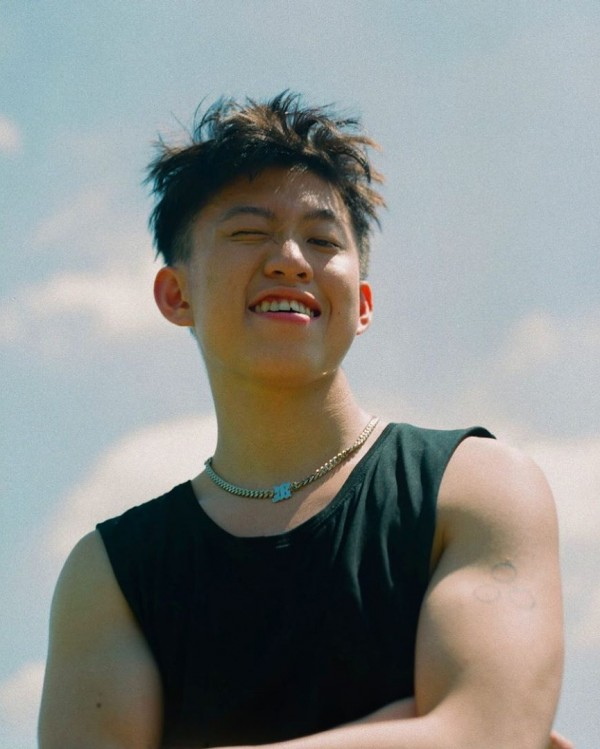
#> input picture test.jpg, 600 x 749 px
$ python benchmark.py 3
#> lines starting #> are read from the running program, lines starting #| are printed output that depends on the picture
#!/usr/bin/env python3

import cv2
import time
import sys

def benchmark(num_times):
    """
    call face_cascade.detectMultiScale 'num_times' number of times
    and return the execution time
    """
#> called with num_times = 3
    start = time.clock_gettime(time.CLOCK_REALTIME)
    # Memuat cascade
    face_cascade = cv2.CascadeClassifier('haarcascade_frontalface_default.xml')

    # Membaca gambar yang dimasukan
    img = cv2.imread('test.jpg')
#> img is the input picture: shape (749, 600, 3); mean B, G, R 136.7, 139.8, 136.9

    # Ubah menjadi skala abu-abu
    gray = cv2.cvtColor(img, cv2.COLOR_BGR2GRAY)
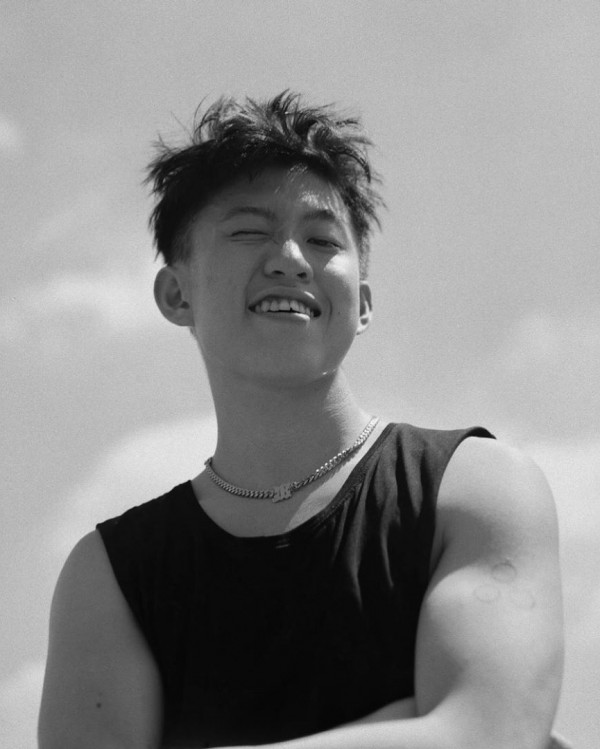
#> gray: shape (749, 600); min 4, max 244, mean 138.6

    # Untuk mengatur waktu
    overhead_time = time.clock_gettime(time.CLOCK_REALTIME) - start

    start = time.clock_gettime(time.CLOCK_REALTIME)
    # Deteksi Wajah
    for i in range(0,num_times):
        faces = face_cascade.detectMultiScale(gray, 1.1, 4)

    face_detect_time = time.clock_gettime(time.CLOCK_REALTIME) - start

    return (overhead_time,face_detect_time)

if __name__ == '__main__':
    import sys

    num_times = int(sys.argv[1])
    (overhead_time,face_detect_time) = benchmark(num_times)
    print("overhead_time to load classifier and image -> %f seconds" % overhead_time)
    print("time to do %d face detections -> %f seconds" % (num_times,face_detect_time))
